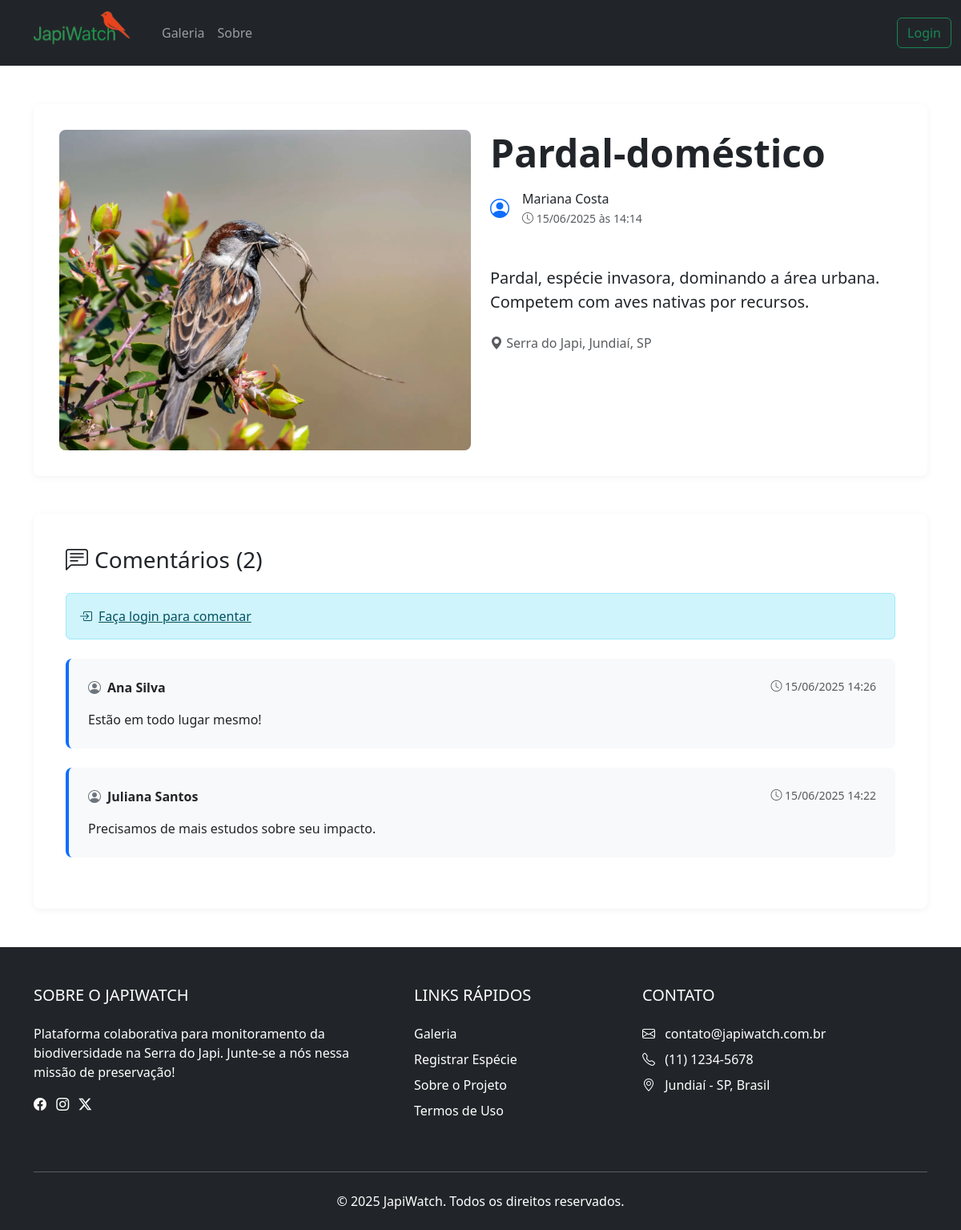
The app's page /detalhes.php?id=19 with its own data.
### tables this page shows
CREATE TABLE `postagem` (
  `ID_Postagem` int(11) NOT NULL,
  `Foto` varchar(255) DEFAULT NULL,
  `Data_Postagem` datetime NOT NULL DEFAULT current_timestamp(),
  `Localizacao_Postagem` varchar(255) DEFAULT NULL,
  `Titulo_Postagem` varchar(255) DEFAULT NULL,
  `Descricao_Postagem` text DEFAULT NULL,
  `ID_Categoria` int(11) NOT NULL,
  `Categoria` enum('Usuario','Especialista') NOT NULL,
  `Nome_Cientifico` varchar(255) DEFAULT NULL
);

CREATE TABLE `usuario` (
  `ID_Usuario` int(11) NOT NULL,
  `Nome_Completo` varchar(255) NOT NULL,
  `Email` varchar(255) NOT NULL,
  `Senha` varchar(255) NOT NULL,
  `Localizacao` varchar(255) DEFAULT NULL,
  `Username` varchar(255) NOT NULL
);

CREATE TABLE `comentarios` (
  `ID_Comentario` int(11) NOT NULL,
  `Conteudo_Comentario` text NOT NULL,
  `Data_Comentario` datetime NOT NULL DEFAULT current_timestamp(),
  `ID_Categoria` int(11) NOT NULL,
  `Categoria` enum('Usuario','Especialista') NOT NULL,
  `ID_Postagem` int(11) NOT NULL
);

### detalhes.php (the view, shortened to what this page needs)
<?php
include 'conexao.php';
$user_agents = array("iPhone","iPad","Android","webOS","BlackBerry","iPod","Symbian","IsGeneric");
foreach($user_agents as $user_agent){
    if (strpos($_SERVER['HTTP_USER_AGENT'], $user_agent) !== FALSE) {
        if (isset($_SESSION["Nome_Completo"])) {
            $text_lado = $_SESSION["Nome_Completo"];
            $botao = "<a class='nav-link' href='logout.php'>Sair</a>";
        } else {
            $text_lado = "";
            $botao = "<a class='nav-link' href='login.php'>Login</a>";
        }
    } else {
        if (isset($_SESSION["Nome_Completo"])) {
            $text_lado = $_SESSION["Nome_Completo"];
            $botao = "<a class='btn btn-outline-danger' href='logout.php'>Sair</a>";
        } else {
            $botao = "<a class='btn btn-outline-success' href='login.php'>Login</a>";
        }
    }
}
$post_id = intval($_GET['id']);
$usuario_logado = isset($_SESSION['ID_Usuario']);
$stmt_post = $conn->prepare("
    SELECT p.*, u.Nome_Completo AS autor
    FROM postagem p
    JOIN usuario u ON p.ID_Categoria = u.ID_Usuario
    WHERE p.ID_Postagem = ?
");
$stmt_post->bind_param("i", $post_id);
$stmt_post->execute();
$postagem = $stmt_post->get_result()->fetch_assoc();
$stmt_comentarios = $conn->prepare("
    SELECT c.*, u.Nome_Completo AS autor
    FROM comentarios c
    JOIN usuario u ON c.ID_Categoria = u.ID_Usuario
    WHERE c.ID_Postagem = ?
    ORDER BY c.Data_Comentario DESC
");
$stmt_comentarios->bind_param("i", $post_id);
$stmt_comentarios->execute();
$comentarios = $stmt_comentarios->get_result();
?>
<!DOCTYPE html>
<html lang="pt-br">
<head>
    <link href="https://cdn.jsdelivr.net/npm/bootstrap@5.3.2/dist/css/bootstrap.min.css" rel="stylesheet">
    <link rel="stylesheet" href="https://cdn.jsdelivr.net/npm/bootstrap-icons@1.11.1/font/bootstrap-icons.css">
</head>
<body>
    <nav class="navbar navbar-dark navbar-expand-lg bg-dark">
        <div class="container-fluid gap-3">
            <a class="navbar-brand" style="margin-left: 30px" href="#">
                <img src="img/logo.png" alt="Logo" width="120" height="55" class="d-inline-block align-text-top">
            </a>
            <div class="collapse navbar-collapse" id="navbarSupportedContent">
                <ul class="navbar-nav me-auto mb-2 mb-lg-0">
                    <li class="nav-item active">
                    <a class="nav-link" href="#">Galeria</a>
                    </li>
                    <li class="nav-item">
                    <a class="nav-link" href="#">Sobre</a>
                    </li>
                </ul>
                <div class="d-flex align-items-center">
                    <?= $botao ?>
                </div>
            </div>
        </div>
    </nav>
    <div class="container py-5">
        <div class="content-box">
            <div class="row">
                <div class="col-12 col-lg-6 mb-4 mb-lg-0">
                    <div class="post-image-container">
                        <img src="<?= htmlspecialchars($postagem['Foto']) ?>" class="img-fluid post-image" alt="<?= htmlspecialchars($postagem['Titulo_Postagem']) ?>">
                    </div>
                </div>
                <div class="col-12 col-lg-6">
                    <div class="post-header">
                        <h1 class="display-5 fw-bold mb-3"><?= htmlspecialchars($postagem['Titulo_Postagem']) ?></h1>
                        <div class="author-info">
                            <div class="me-3">
                                <i class="bi bi-person-circle fs-4 text-primary"></i>
                            </div>
                            <div>
                                <p class="mb-0 fw-medium"><?= htmlspecialchars($postagem['autor']) ?></p>
                                <small class="text-muted">
                                    <i class="bi bi-clock"></i> <?= date('d/m/Y \à\s H:i', strtotime($postagem['Data_Postagem'])) ?>
                                </small>
                            </div>
                        </div>
                    </div>
                    <div class="post-content">
                        <p class="lead mb-4"><?= nl2br(htmlspecialchars($postagem['Descricao_Postagem'])) ?></p>
                        <p class="text-muted">
                            <i class="bi bi-geo-alt-fill"></i> <?= htmlspecialchars($postagem['Localizacao_Postagem']) ?>
                        </p>
                    </div>
                </div>
            </div>
        </div>
        <div class="comment-section">
            <h3 class="mb-4 d-flex align-items-center">
                <i class="bi bi-chat-left-text me-2"></i> Comentários
                <span class="ms-2">(<?= $comentarios->num_rows ?>)</span>
            </h3>
            <?php if($usuario_logado): ?>
            <div class="comment-form">
                <h5 class="mb-3">Deixe seu comentário</h5>
                <form method="POST">
                    <div class="mb-3">
                        <textarea name="comentario" class="form-control" rows="4"
                                placeholder="Escreva aqui seu comentário..." required></textarea>
                    </div>
                    <div class="d-flex justify-content-end">
                        <button type="submit" class="btn btn-primary px-4">
                            <i class="bi bi-send-fill me-2"></i>Enviar
                        </button>
                    </div>
                </form>
            </div>
            <?php else: ?>
            <div class="alert alert-info">
                <a href="login.php?redirect=detalhes.php?id=<?= $post_id ?>" class="alert-link fw-medium">
                    <i class="bi bi-box-arrow-in-right me-2"></i>Faça login para comentar
                </a>
            </div>
            <?php endif; ?>
            <div class="comments-list mt-4">
                <?php if($comentarios->num_rows > 0): ?>
                    <?php while($comentario = $comentarios->fetch_assoc()): ?>
                    <div class="comment">
                        <div class="d-flex justify-content-between mb-3">
                            <div class="d-flex align-items-center">
                                <i class="bi bi-person-circle me-2 text-secondary"></i>
                                <strong><?= htmlspecialchars($comentario['autor']) ?></strong>
                            </div>
                            <small class="text-muted">
                                <i class="bi bi-clock"></i> <?= date('d/m/Y H:i', strtotime($comentario['Data_Comentario'])) ?>
                            </small>
                        </div>
                        <p class="mb-0"><?= nl2br(htmlspecialchars($comentario['Conteudo_Comentario'])) ?></p>
                    </div>
                    <?php endwhile; ?>
                <?php endif; ?>
            </div>
        </div>
    </div>
    <footer class="bg-dark text-white pt-5 pb-4">
        <div class="container">
            <div class="row">
                <div class="col-md-5 mb-4">
                    <h5 class="text-uppercase mb-4">Sobre o JapiWatch</h5>
                    <p>
                        Plataforma colaborativa para monitoramento da biodiversidade na Serra do Japi.
                        Junte-se a nós nessa missão de preservação!
                    </p>
                    <div class="mt-3">
                        <a href="#" class="text-white me-2"><i class="bi bi-facebook"></i></a>
                        <a href="#" class="text-white me-2"><i class="bi bi-instagram"></i></a>
                        <a href="#" class="text-white me-2"><i class="bi bi-twitter-x"></i></a>
                    </div>
                </div>
                <div class="col-md-3 mb-4">
                    <h5 class="text-uppercase mb-4">Links Rápidos</h5>
                    <ul class="list-unstyled">
                        <li class="mb-2"><a href="#" class="text-white text-decoration-none">Galeria</a></li>
                        <li class="mb-2"><a href="form-img.php" class="text-white text-decoration-none">Registrar Espécie</a></li>
                        <li class="mb-2"><a href="sobre.html" class="text-white text-decoration-none">Sobre o Projeto</a></li>
                        <li class="mb-2"><a href="#" class="text-white text-decoration-none">Termos de Uso</a></li>
                    </ul>
                </div>
                <div class="col-md-3 mb-4">
                    <h5 class="text-uppercase mb-4">Contato</h5>
                    <ul class="list-unstyled">
                        <li class="mb-2"><i class="bi bi-envelope me-2"></i> contato@japiwatch.com.br</li>
                        <li class="mb-2"><i class="bi bi-telephone me-2"></i> (11) 1234-5678</li>
                        <li><i class="bi bi-geo-alt me-2"></i> Jundiaí - SP, Brasil</li>
                    </ul>
                </div>
            </div>
            <hr class="my-4 bg-light">
            <div class="row">
                <div class="col-md-12 text-center">
                    <p class="mb-0">&copy; <?= date('Y') ?> JapiWatch. Todos os direitos reservados.</p>
                </div>
            </div>
        </div>
    </footer>
</body>
</html>

### detalhes.php (style rules this page uses)
.post-header { padding-bottom: 1.5rem; }
.post-image-container { margin-bottom: 0px; }
.post-image { width: 600px; height: 400px; border-radius: 8px; object-fit: cover; min-width: 70%; margin-right: 30px }
.comment-section { background: #fff; border-radius: 8px; padding: 2.5rem; margin-top: 3rem; box-shadow: 0 2px 10px rgba(0,0,0,0.05); }
.comment { padding: 1.5rem; margin-bottom: 1.5rem; background: #f8f9fa; border-radius: 8px; border-left: 4px solid #0d6efd; }
.author-info { display: flex; align-items: center; margin-bottom: 1.5rem; }
.content-box { background: #fff; border-radius: 8px; padding: 2rem; box-shadow: 0 2px 10px rgba(0,0,0,0.05); margin-bottom: 2rem; }

### records on screen
postagem: Foto (picture), Titulo_Postagem "Pardal-doméstico", usuario.Nome_Completo "Mariana Costa", Data_Postagem "15/06/2025 às 14:14", Descricao_Postagem "Pardal, espécie invasora, dominando a área urbana. Competem com aves nativas por recursos.", Localizacao_Postagem "Serra do Japi, Jundiaí, SP"
comentarios: usuario.Nome_Completo "Ana Silva", Data_Comentario "15/06/2025 14:26", Conteudo_Comentario "Estão em todo lugar mesmo!"
comentarios: usuario.Nome_Completo "Juliana Santos", Data_Comentario "15/06/2025 14:22", Conteudo_Comentario "Precisamos de mais estudos sobre seu impacto."

### other values on screen
$comentarios->num_rows "2"
